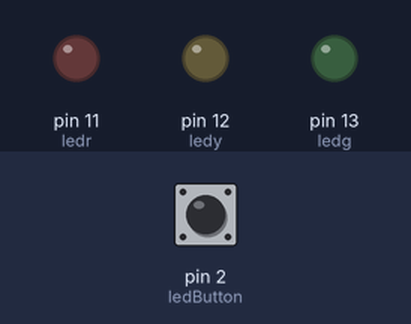
Bench run of a sketch on a simulated Arduino Uno, built with avr-gcc and run on an emulated ATmega328P. On the bench: output pins drawn as LEDs (lit = HIGH). Dashed ring = blinking. The test bench sets the inputs (shaded band); at power-on: pin 2 (ledButton) LOW.

Above: at 1.2 s.
1.3 s: pin 2 (ledButton) pulled HIGH for 3.2 s
At 4.7 s:
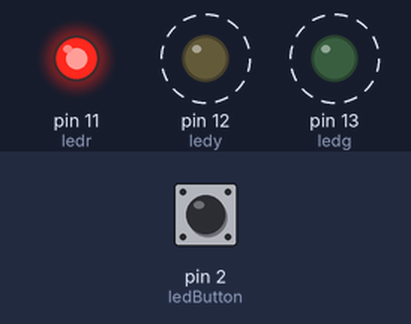
6.0 s: pin 2 (ledButton) pulled HIGH for 0.15 s
At 7.2 s:
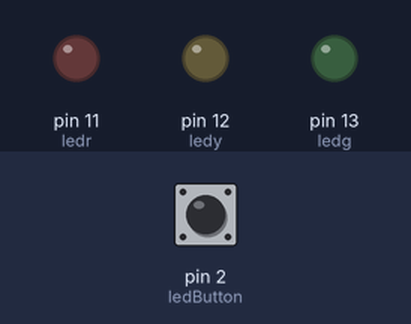
7.6 s: pin 2 (ledButton) pulled HIGH for 1 s
At 8.8 s:
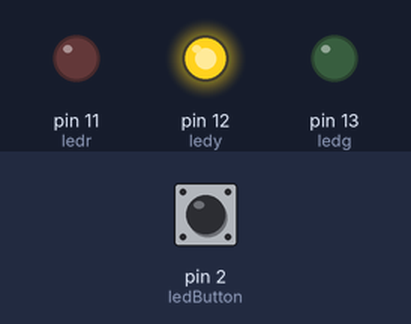
Timing chart, 0 to 10.6 s (numbered marks = the images above; inputs shaded):
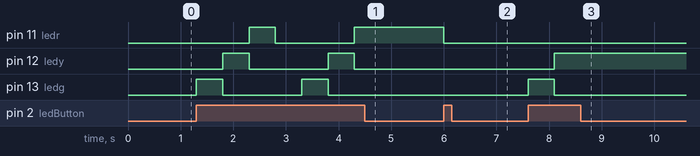

Measured:
- after the input at 1.3 s, pin 11 (ledr): LOW → HIGH after 1.0 s, → LOW 0.50 s later, → HIGH 1.5 s later; pin 12 (ledy): alternates HIGH for 0.50 s and LOW for 1.5 s, starting after 0.50 s; pin 13 (ledg): alternates HIGH for 0.50 s and LOW for 1.5 s, starting at once
- after the input at 6.0 s, pin 11 (ledr): HIGH → LOW at once
- after the input at 7.6 s, pin 12 (ledy): LOW → HIGH after 0.50 s; pin 13 (ledg): LOW → HIGH at once, → LOW 0.50 s later

The sketch:

Availability.ino
```cpp
// Pin 13 has an LED connected on most Arduino boards.
// give it a name:
int ledg = 13;
int ledy = 12;
int ledr = 11;
int ledButton = 2;

enum LightStatus
{
  GREEN,
  YELLOW,
  RED,
  NONE
};

LightStatus status;

// the setup routine runs once when you press reset:
void setup() {
  // initialize the digital pin as an output.
  pinMode(ledg, OUTPUT);
  pinMode(ledy, OUTPUT);
  pinMode(ledr, OUTPUT);
  pinMode(ledButton, INPUT);
  status = NONE;
  digitalWrite(ledg,0);
  digitalWrite(ledy,0);
  digitalWrite(ledr,0);
}

// the loop routine runs over and over again forever:
void loop() {
  if(digitalRead(ledButton)==HIGH)
  {
    switch(status)
    {
    case NONE:
      digitalWrite(ledg,20);
      digitalWrite(ledy,0);
      digitalWrite(ledr,0);
      status = GREEN;
      break;
     case GREEN:
      digitalWrite(ledg,0);
      digitalWrite(ledy,10);
      digitalWrite(ledr,0);
      status = YELLOW;
      break;
    case YELLOW:
      digitalWrite(ledg,0);
      digitalWrite(ledy,0);
      digitalWrite(ledr,10);
      status = RED;
      break;
    case RED:
      digitalWrite(ledg,0);
      digitalWrite(ledy,0);
      digitalWrite(ledr,0);
      status = NONE;
      break;
    }
    delay(500);
  }

}
```
